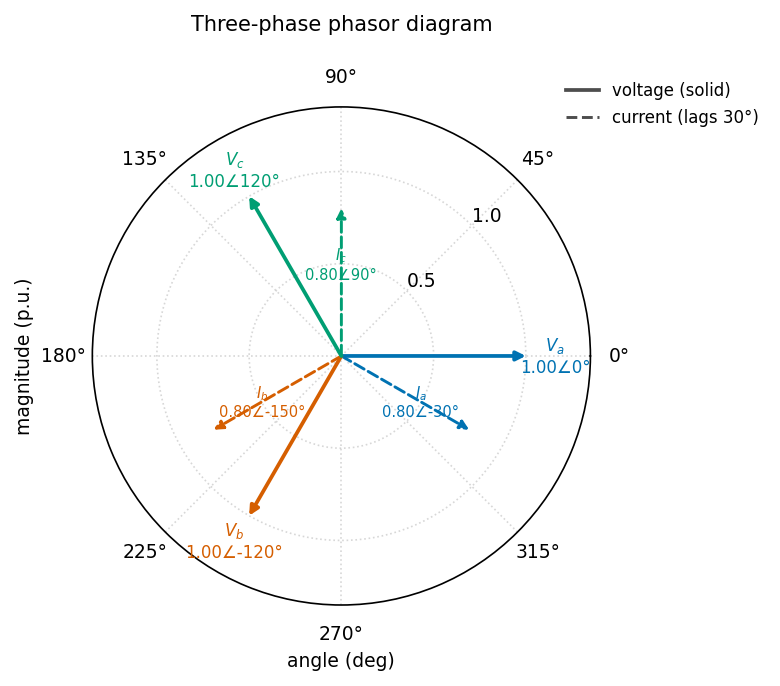

The script that saved this image:
"""phasor_diagram: 三相电压/电流相量图（极坐标箭头，电流滞后 30°）."""
import sys, os; sys.path.insert(0, os.path.join(os.path.dirname(os.path.abspath(__file__)), '..', '..', '_utils', 'python'))
import numpy as np
import matplotlib.pyplot as plt
from matplotlib.lines import Line2D
from theme import apply_theme
from palette import cycle

def make_figure(v_mag=1.0, i_mag=0.8, phi_deg=30.0, title='Three-phase phasor diagram'):
    apply_theme(fig_size=(5.2, 5.2))
    v_ang = np.deg2rad([0.0, -120.0, 120.0])           # Va, Vb, Vc
    i_ang = v_ang - np.deg2rad(phi_deg)                 # currents lag by phi
    fig, ax = plt.subplots(subplot_kw={'projection': 'polar'})
    names_v = ['$V_a$', '$V_b$', '$V_c$']
    names_i = ['$I_a$', '$I_b$', '$I_c$']
    for k in range(3):
        c = cycle(k)
        ax.annotate('', xy=(v_ang[k], v_mag), xytext=(0, 0),
                    arrowprops=dict(arrowstyle='-|>', color=c, lw=1.8,
                                    shrinkA=0, shrinkB=0))
        ax.annotate('', xy=(i_ang[k], i_mag), xytext=(0, 0),
                    arrowprops=dict(arrowstyle='-|>', color=c, lw=1.4,
                                    linestyle='--', shrinkA=0, shrinkB=0))
        ax.text(v_ang[k], v_mag*1.16,
                f'{names_v[k]}\n{v_mag:.2f} ang {np.rad2deg(v_ang[k]):.0f}°',
                ha='center', va='center', color=c, fontsize=8)
        ax.text(i_ang[k], i_mag*0.62,
                f'{names_i[k]}\n{i_mag:.2f} ang {np.rad2deg(i_ang[k]):.0f}°',
                ha='center', va='center', color=c, fontsize=7)
    ax.set_rmax(v_mag*1.35); ax.set_rticks([0.5, 1.0])
    ax.set_rlabel_position(45)
    ax.grid(True, linestyle=':', alpha=0.5)
    ax.set_title(title, pad=18)
    ax.set_xlabel('angle (deg)'); ax.set_ylabel('magnitude (p.u.)', labelpad=28)
    handles = [Line2D([], [], color='0.3', lw=1.8, label='voltage (solid)'),
               Line2D([], [], color='0.3', lw=1.4, linestyle='--',
                      label=f'current (lags {phi_deg:.0f}°)')]
    ax.legend(handles=handles, loc='upper left', bbox_to_anchor=(0.92, 1.08),
              frameon=False)
    fig.tight_layout()
    return fig

if __name__ == '__main__':
    fig = make_figure(); fig.savefig(__file__.replace('.py', '.png'), dpi=150)
